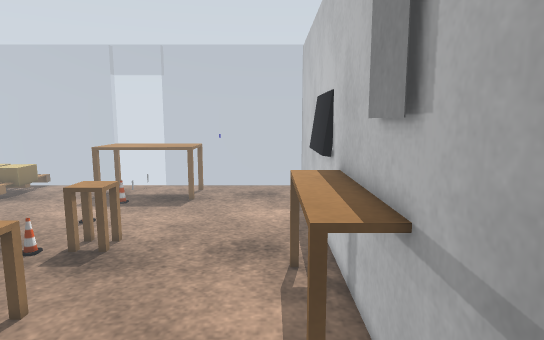
View 1 (above)

19 first-person views from a walk through a robot-simulator world made for Gazebo. The camera is 1.2 m above the floor, tilts 8° down and sees 75° across. The floor is counted in squares, 0.2 m on a side. Each view is taken from the middle of a square. On the plan, view 1 faces up. The plan holds only what a view shows up to about 20 squares ahead; the rest is blank. Some stock models are drawn as simple stand-ins. Some surface patterns are stand-ins.

View 2
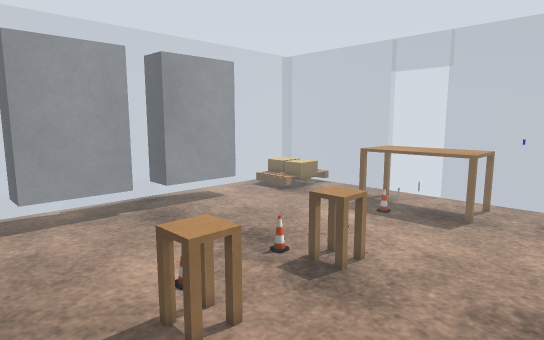

View 3
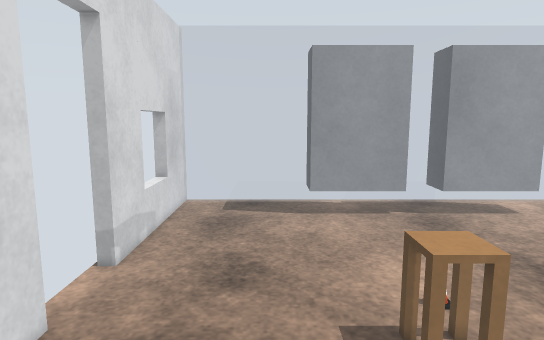

View 4
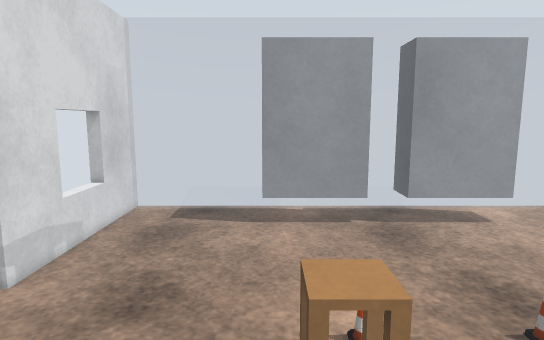

View 5
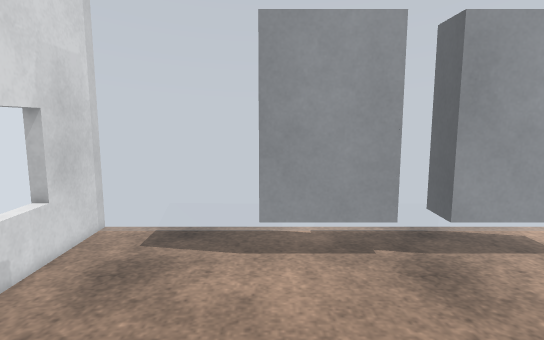

View 6
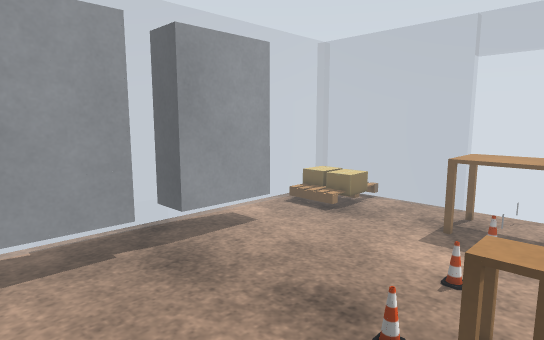

View 7
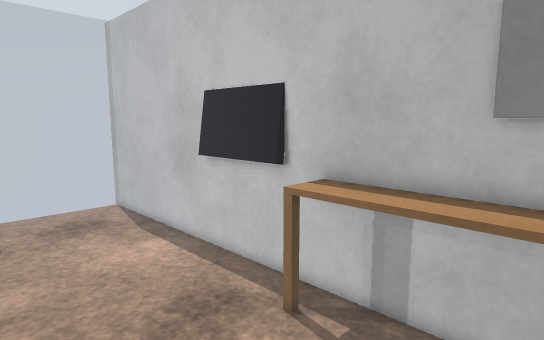

View 8
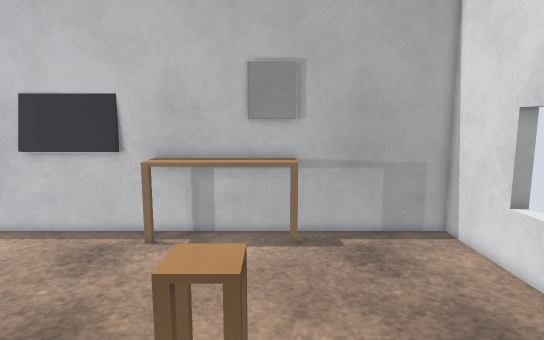

View 9
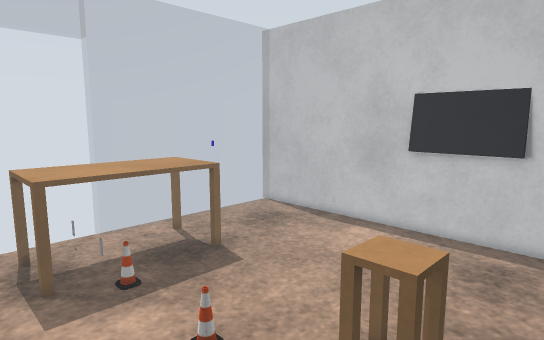

View 10
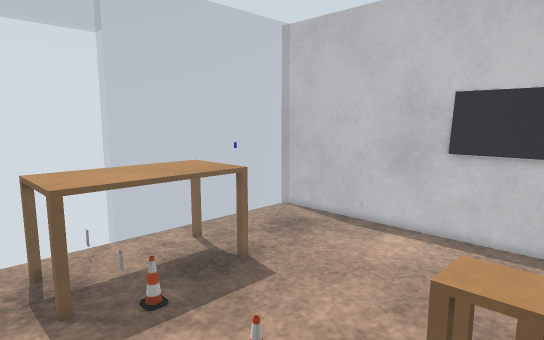

View 11
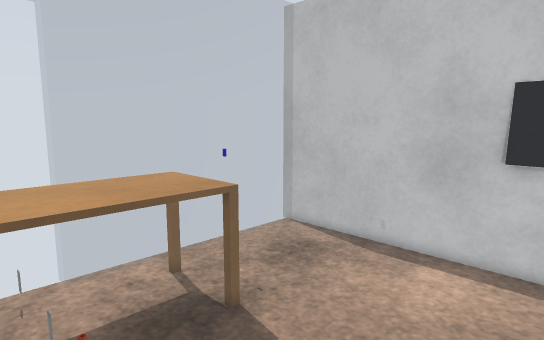

View 12
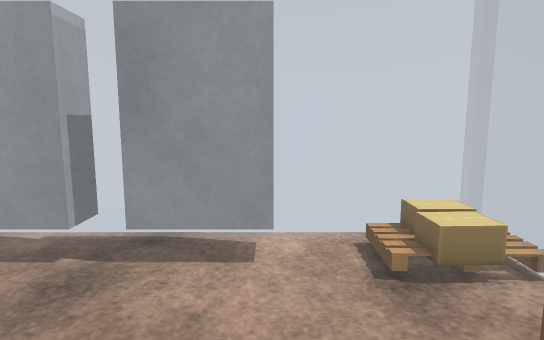

View 13
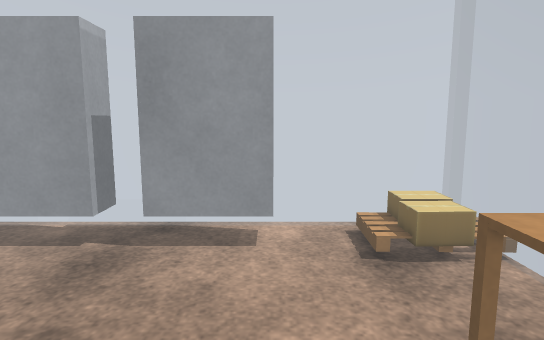

View 14
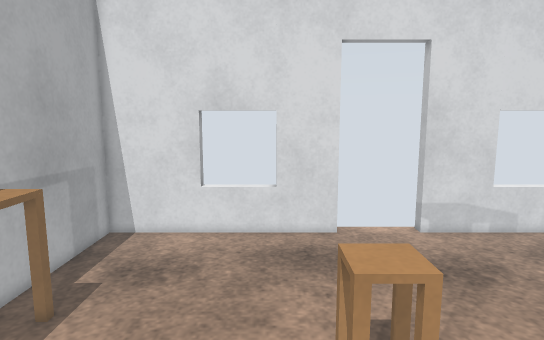

View 15
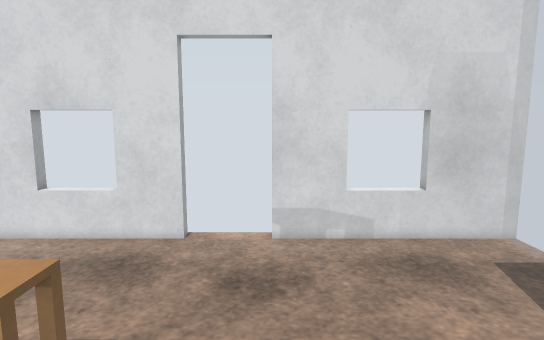

View 16
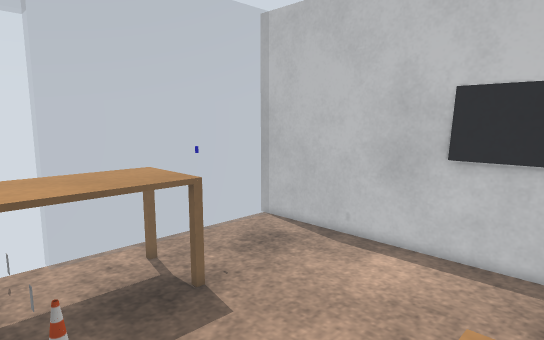

View 17
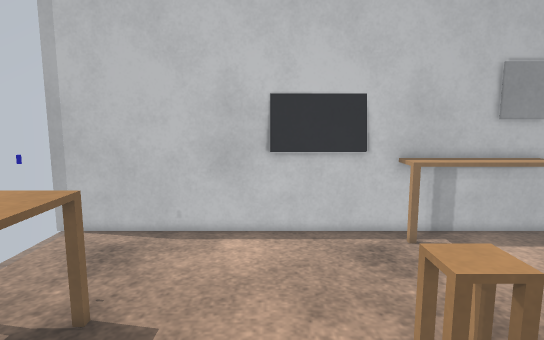

View 18
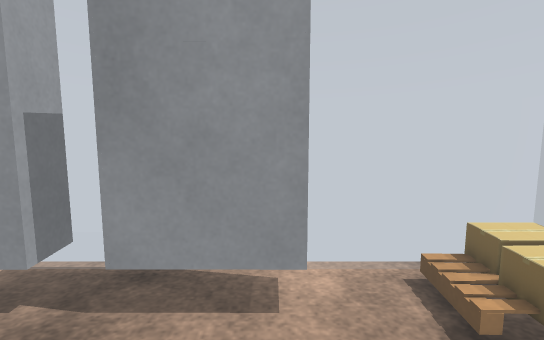

View 19
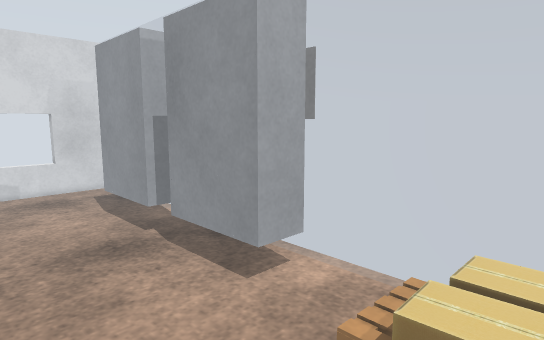

### Floor plan
Key: @ floor where view 1 was taken; # wall or solid block; . floor; D open door; = window, fence, low wall or low ledge; S stool; C cone; T table; H shelf; P pallet; B cardboard box; O other object.
Columns run from 27 left of view 1 to 3 right of it. Each row starts with its distance up from view 1.
 33  ======       DDDD============#
 32  == PPP==    DDDDD============#
 31  =BBBPB....  ...O.............#
 30  =BBBBB.......TTTTTTTT........#
 29  =BBBBB.......TTTTTTTT.O......#
 28  =BBBBB.......TTTTTTTT........#
 27  =PPPPP.......TTTTTTTT........#
 26  =..............C.............#
 25  =..............C.............#
 24  =............................#
 23  =............................#
 22  =HHHH........................#
 21  =   H..........C............O#
 20      H..........C............OO
 19      H.......................OO
 18      H.......................OO
 17      H............SS.........OO
 16  =HHHH..........C.SS..........#
 15  =..............C.............#
 14  =..........................TTT
 13  =HHHH......................TTT
 12      H......................TTT
 11      H..........C...........TTT
 10      H..........C.SS........TTT
  9      H............SS........TTT
  8   HHHH......................TTT
  7  =..........................TTT
  6  =............................#
  5  =............................#
  4  =............................#
  3  =............................#
  2  =............................#
  1  =............................#
  0  =.........................@..#
 -1 #=............................#
 -2 #=####====###DDDDD####===######

Positions as (right, up) in squares from view 1, and headings:
1: (0, 0), facing up
2: (0, 4), facing up-left
3: (0, 5), facing left
4: (-2, 8), facing left
5: (-7, 8), facing left
6: (-7, 7), facing up-left
7: (-7, 7), facing up-right
8: (-16, 8), facing right
9: (-16, 13), facing up-right
10: (-16, 15), facing up-right
11: (-13, 18), facing up-right
12: (-8, 22), facing left
13: (-6, 22), facing left
14: (-6, 17), facing down
15: (-14, 16), facing down
16: (-13, 16), facing up-right
17: (-16, 21), facing right
18: (-12, 21), facing left
19: (-14, 31), facing down-left
